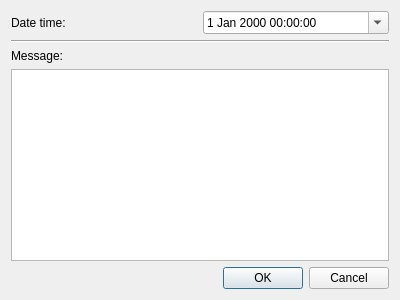
<?xml version="1.0" encoding="UTF-8"?>
<ui version="4.0">
 <class>FeedbackDialog</class>
 <widget class="QDialog" name="FeedbackDialog">
  <property name="geometry">
   <rect>
    <x>0</x>
    <y>0</y>
    <width>400</width>
    <height>300</height>
   </rect>
  </property>
  <layout class="QVBoxLayout" name="verticalLayout">
   <item>
    <layout class="QHBoxLayout" name="horizontalLayout">
     <item>
      <widget class="QLabel" name="lDateTime">
       <property name="text">
        <string>Date time:</string>
       </property>
      </widget>
     </item>
     <item>
      <widget class="QDateTimeEdit" name="dteDateTime">
       <property name="calendarPopup">
        <bool>true</bool>
       </property>
      </widget>
     </item>
    </layout>
   </item>
   <item>
    <widget class="Line" name="line">
     <property name="orientation">
      <enum>Qt::Horizontal</enum>
     </property>
    </widget>
   </item>
   <item>
    <widget class="QLabel" name="lMessage">
     <property name="text">
      <string>Message:</string>
     </property>
    </widget>
   </item>
   <item>
    <widget class="QPlainTextEdit" name="pteMessage">
     <property name="tabStopWidth">
      <number>40</number>
     </property>
    </widget>
   </item>
   <item>
    <widget class="QDialogButtonBox" name="dbbButtons">
     <property name="standardButtons">
      <set>QDialogButtonBox::Cancel|QDialogButtonBox::Ok</set>
     </property>
    </widget>
   </item>
  </layout>
 </widget>
 <resources/>
 <connections>
  <connection>
   <sender>dbbButtons</sender>
   <signal>accepted()</signal>
   <receiver>FeedbackDialog</receiver>
   <slot>accept()</slot>
   <hints>
    <hint type="sourcelabel">
     <x>275</x>
     <y>277</y>
    </hint>
    <hint type="destinationlabel">
     <x>266</x>
     <y>314</y>
    </hint>
   </hints>
  </connection>
  <connection>
   <sender>dbbButtons</sender>
   <signal>rejected()</signal>
   <receiver>FeedbackDialog</receiver>
   <slot>reject()</slot>
   <hints>
    <hint type="sourcelabel">
     <x>360</x>
     <y>275</y>
    </hint>
    <hint type="destinationlabel">
     <x>360</x>
     <y>320</y>
    </hint>
   </hints>
  </connection>
 </connections>
</ui>
